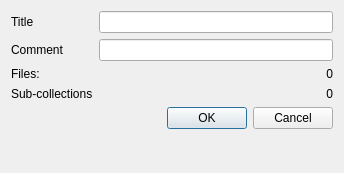
<?xml version="1.0" encoding="UTF-8"?>
<ui version="4.0">
 <class>CollectionEditDialog</class>
 <widget class="QDialog" name="CollectionEditDialog">
  <property name="geometry">
   <rect>
    <x>0</x>
    <y>0</y>
    <width>344</width>
    <height>173</height>
   </rect>
  </property>
  <property name="windowTitle">
   <string>Edit collection</string>
  </property>
  <property name="windowIcon">
   <iconset>
    <normaloff>:/icons/icons/22x22/edit-rename.png</normaloff>:/icons/icons/22x22/edit-rename.png</iconset>
  </property>
  <layout class="QFormLayout" name="formLayout">
   <property name="fieldGrowthPolicy">
    <enum>QFormLayout::AllNonFixedFieldsGrow</enum>
   </property>
   <item row="1" column="0">
    <widget class="QLabel" name="label">
     <property name="text">
      <string>Title</string>
     </property>
    </widget>
   </item>
   <item row="1" column="1">
    <widget class="QLineEdit" name="titleLineEdit"/>
   </item>
   <item row="7" column="1">
    <widget class="QDialogButtonBox" name="buttonBox">
     <property name="orientation">
      <enum>Qt::Horizontal</enum>
     </property>
     <property name="standardButtons">
      <set>QDialogButtonBox::Cancel|QDialogButtonBox::Ok</set>
     </property>
    </widget>
   </item>
   <item row="2" column="1">
    <widget class="QLineEdit" name="commentLineEdit">
     <property name="toolTip">
      <string>Add comment to collection (optional)</string>
     </property>
    </widget>
   </item>
   <item row="2" column="0">
    <widget class="QLabel" name="label_2">
     <property name="text">
      <string>Comment</string>
     </property>
    </widget>
   </item>
   <item row="4" column="0">
    <widget class="QLabel" name="label_3">
     <property name="text">
      <string>Sub-collections</string>
     </property>
    </widget>
   </item>
   <item row="3" column="0">
    <widget class="QLabel" name="label_4">
     <property name="text">
      <string>Files:</string>
     </property>
    </widget>
   </item>
   <item row="4" column="1">
    <widget class="QLabel" name="nbSubCollectionsLabel">
     <property name="toolTip">
      <string>Nomber of sub-collections</string>
     </property>
     <property name="text">
      <string>0</string>
     </property>
     <property name="alignment">
      <set>Qt::AlignRight|Qt::AlignTrailing|Qt::AlignVCenter</set>
     </property>
    </widget>
   </item>
   <item row="3" column="1">
    <widget class="QLabel" name="nbFilesLabel">
     <property name="toolTip">
      <string>Number of files in collection</string>
     </property>
     <property name="text">
      <string>0</string>
     </property>
     <property name="alignment">
      <set>Qt::AlignRight|Qt::AlignTrailing|Qt::AlignVCenter</set>
     </property>
    </widget>
   </item>
  </layout>
 </widget>
 <tabstops>
  <tabstop>titleLineEdit</tabstop>
  <tabstop>commentLineEdit</tabstop>
  <tabstop>buttonBox</tabstop>
 </tabstops>
 <resources/>
 <connections>
  <connection>
   <sender>buttonBox</sender>
   <signal>accepted()</signal>
   <receiver>CollectionEditDialog</receiver>
   <slot>accept()</slot>
   <hints>
    <hint type="sourcelabel">
     <x>248</x>
     <y>254</y>
    </hint>
    <hint type="destinationlabel">
     <x>157</x>
     <y>274</y>
    </hint>
   </hints>
  </connection>
  <connection>
   <sender>buttonBox</sender>
   <signal>rejected()</signal>
   <receiver>CollectionEditDialog</receiver>
   <slot>reject()</slot>
   <hints>
    <hint type="sourcelabel">
     <x>316</x>
     <y>260</y>
    </hint>
    <hint type="destinationlabel">
     <x>286</x>
     <y>274</y>
    </hint>
   </hints>
  </connection>
 </connections>
</ui>
